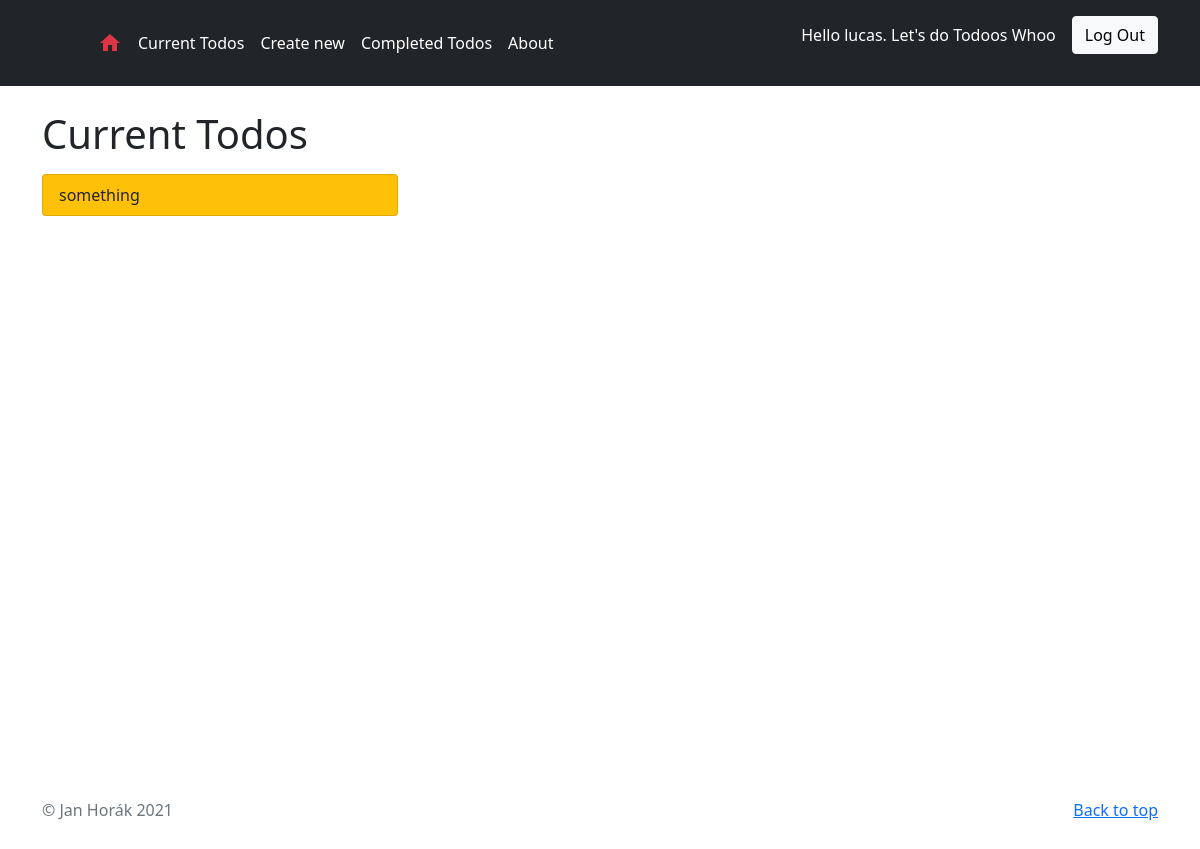
The app's page /current/ (signed in), older data.
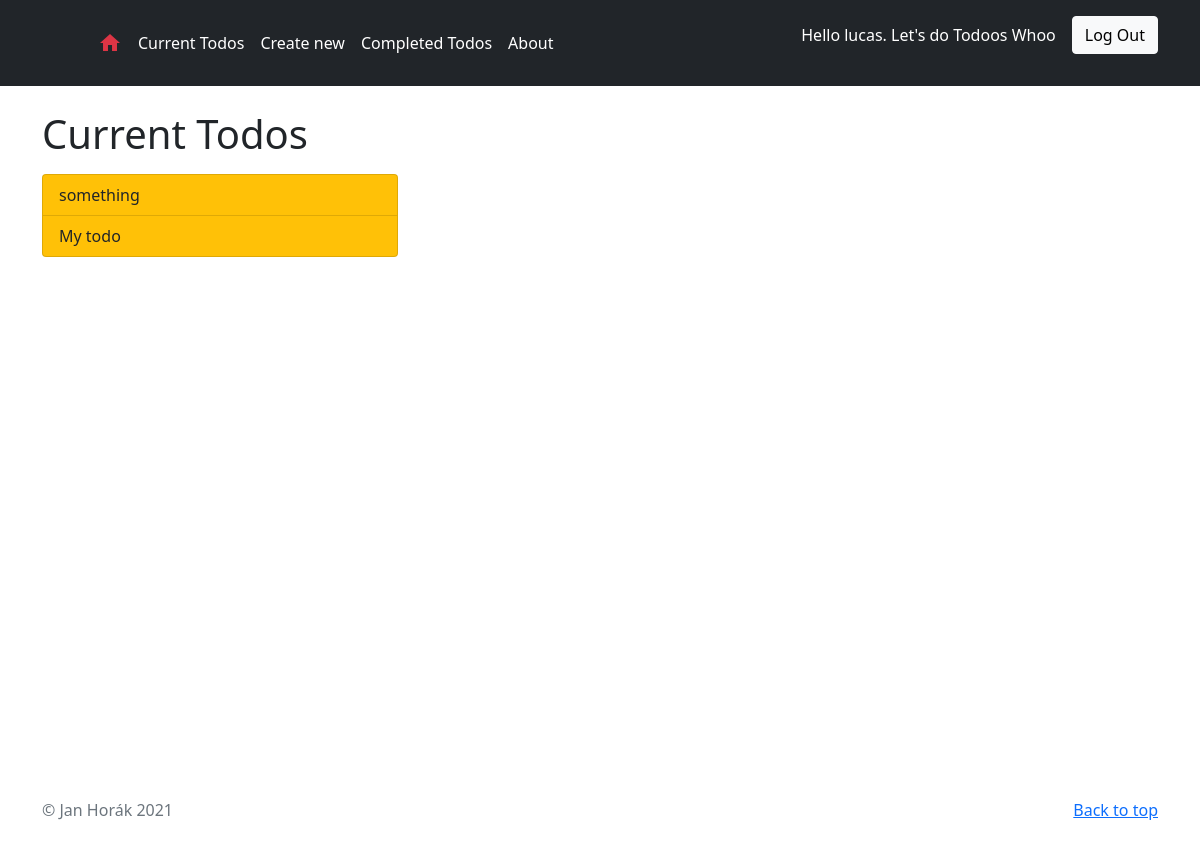
The same page, newer data.
### todo/models.py (models this page shows, shortened)
class Todo(models.Model):
    title = models.CharField(max_length=100)
    pub_date = models.DateTimeField(auto_now_add=True)
    completed_date = models.DateTimeField(null=True, blank=True)
    memo = models.TextField(max_length=1000, blank=True)
    is_important = models.BooleanField(default=False)
    user = models.ForeignKey(User, on_delete=models.CASCADE)

### todo/views.py (the view)
# urls.py: path('current/', views.currenttodos, name='currenttodos'),
@login_required
def currenttodos(request):
    todos = Todo.objects.filter(user = request.user, completed_date__isnull=True)
    todos.reverse()
    return render(request, "todo/currenttodos.html", {"todos":todos, "user" : request.user})

### todo/templates/todo/currenttodos.html (shortened to what this page needs)
{% extends 'todo/base.html' %} {% block content %}
  <h1>Current Todos</h1>
{% if todos|length < 1 %}
  <h2>Good Job! you've got all your todos done! Let's create new ones!</h2>
  <a href="{% url 'createtodo' %}" class="btn btn-info">Create new</a>
{% else %}
  <div class="row mt-3">
    <div class="col-4">
      <div class="list-group" id="list-tab" role="tablist">
        {% for todo in todos %}
        {% if todo.is_important %}  <a class="list-group-item list-group-item-action bg-warning" id="{{todo.id}}" data-toggle="list" href="#list{{todo.id}}" role="tab">{{todo.title}}</a>
        {% else %}   <a class="list-group-item list-group-item-action" id="{{todo.id}}" data-toggle="list" href="#list{{todo.id}}" role="tab">{{todo.title}}</a>{% endif %}
        {% endfor %}
      </div>
    </div>
    <div class="col-8 description">
    </div>
  </div>
      {% endif %}
      {% endblock %}

### todo/templates/todo/base.html (shortened to what this page needs)
<html>
  <head>
    <link
      href="https://cdn.jsdelivr.net/npm/bootstrap@5.0.0-beta3/dist/css/bootstrap.min.css"
      rel="stylesheet"
    />
  </head>
  <header class="p-3 bg-dark text-white">
    <div class="container">
      <div class="d-flex flex-wrap align-items-center justify-content-center justify-content-lg-start">
        <a href="/" class="d-flex align-items-center mb-2 mb-lg-0 text-white text-decoration-none">
          <svg class="bi me-2" width="40" height="32"><use xlink:href="#bootstrap"></use></svg>
        </a>
        <ul class="nav col-12 col-lg-auto me-lg-auto mb-2 justify-content-center mb-md-0">
          <li><a href="{% url 'home' %}" class="nav-link px-2 text-danger"><span class="material-icons">home</span></a></li>
          {% if  user.is_authenticated %}
          <li><a href="{% url 'currenttodos' %}" class="nav-link px-2 text-white">Current Todos</a></li>
          <li><a href="{% url 'createtodo' %}" class="nav-link px-2 text-white">Create new</a></li>
          <li><a href="{% url 'completedtodos' %}" class="nav-link px-2 text-white">Completed Todos</a></li>
        {%endif%}
        <li><a href="#" class="nav-link px-2 text-white">About</a></li>
      </ul>
        {% if user.is_authenticated %}
         <p style="margin-right: 1em;">Hello {{ user.username }}. Let's do Todoos Whoo</p>
        <form action="{% url 'logoutuser' %}" method="post">
          <button type="submit" class="btn btn-light">Log Out</button>
        </form>
  {% endif %}
      </div>
    </div>
  </header>
  <body>
    <br>
    <main class="container">
    {% block content %}{% endblock %}
  </main>
  <footer class="text-muted py-5">
    <div class="container">
      <p class="float-end mb-1">
        <a href="#">Back to top</a>
      </p>
      <p class="mb-1">&copy; Jan Horák {% now "Y" %} </p>
    </div>
  </footer>
  </body>
</html>

### todo/templates/todo/base.html (style rules this page uses)
main { min-height: 80vh; }

Row changes from the older to the newer data that the page shows:
added Todo: title "My todo"
